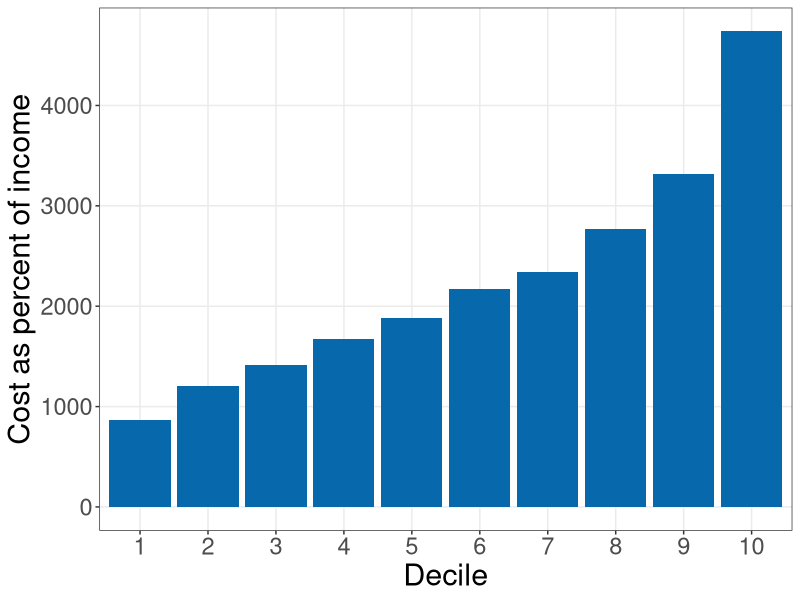
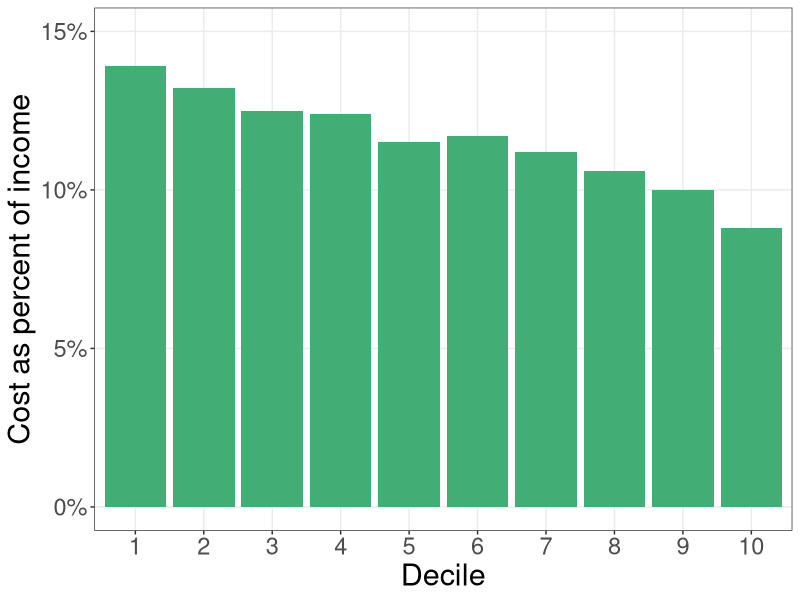

Here is the R script that generated these plots, in order:
library(readxl)
library(ggplot2)
library(gridExtra)

fremsted_paul <- read_excel("indmarketdemand/fremsted_paul.xlsx")

plot1 <-
  ggplot(fremsted_paul, aes(as.factor(Decile), cost_per_person)) +
  geom_bar(position = "dodge", stat = "identity", fill = "#0868ac") +
  theme_bw()  +
  labs(y = "Cost as percent of income",
       x = "Decile") +
  theme(axis.text=element_text(size=17),
        axis.title=element_text(size=22),
        text = element_text(size=17),
        panel.grid.minor = element_blank())


plot2 <-
  ggplot(fremsted_paul, aes(as.factor(Decile), cost_percent_inc)) +
  geom_bar(position = "dodge", stat = "identity", fill = "#41ae76") +
  scale_y_continuous(labels = scales::percent_format(accuracy = 1), limits = c(NA, 0.15)) +
  theme_bw()  +
  labs(y = "Cost as percent of income",
       x = "Decile") +
  theme(axis.text=element_text(size=17),
        axis.title=element_text(size=22),
        text = element_text(size=17),
        panel.grid.minor = element_blank())

ggsave("indmarketdemand/plot_fp_A.pdf", plot1, width = 9, height = 7)
ggsave("indmarketdemand/plot_fp_B.pdf", plot2, width = 9, height = 7)
